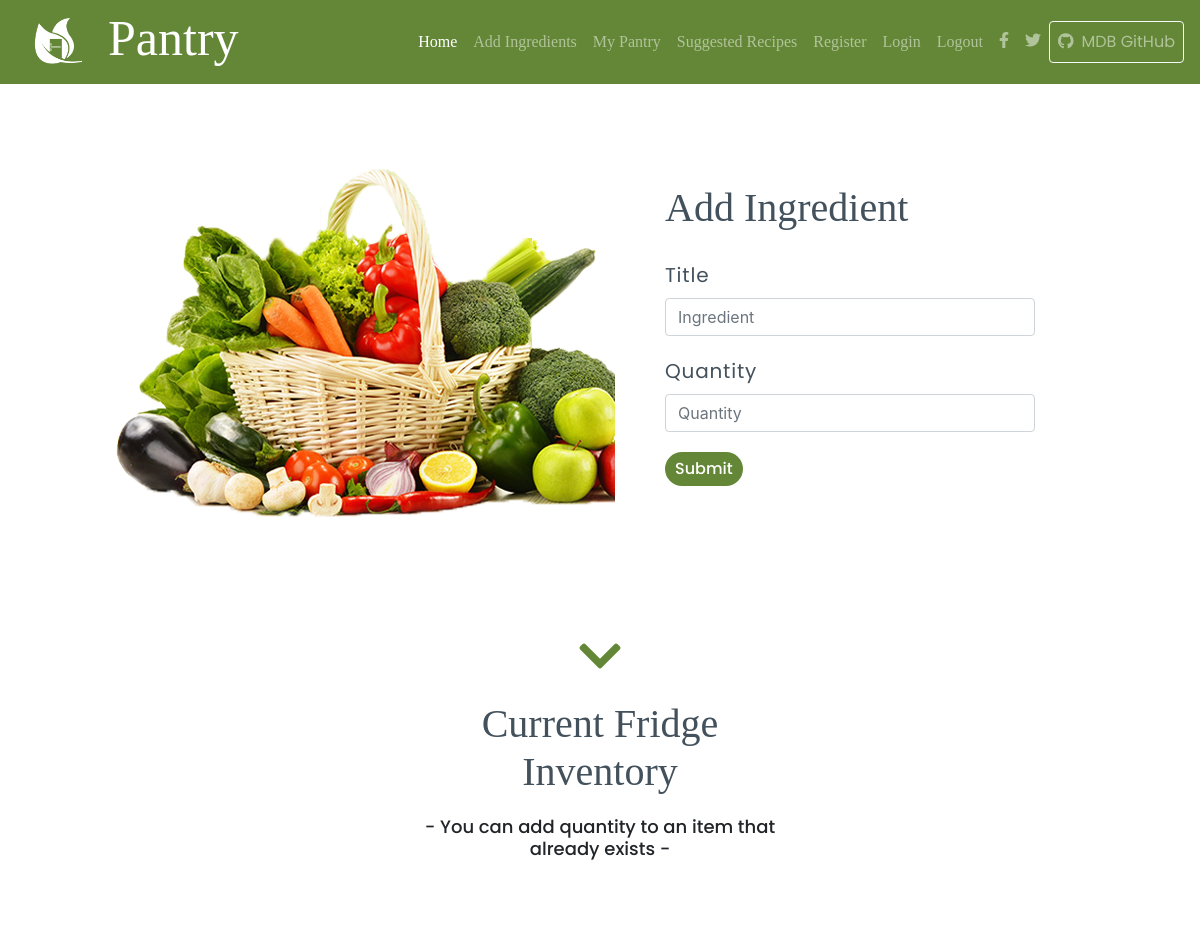
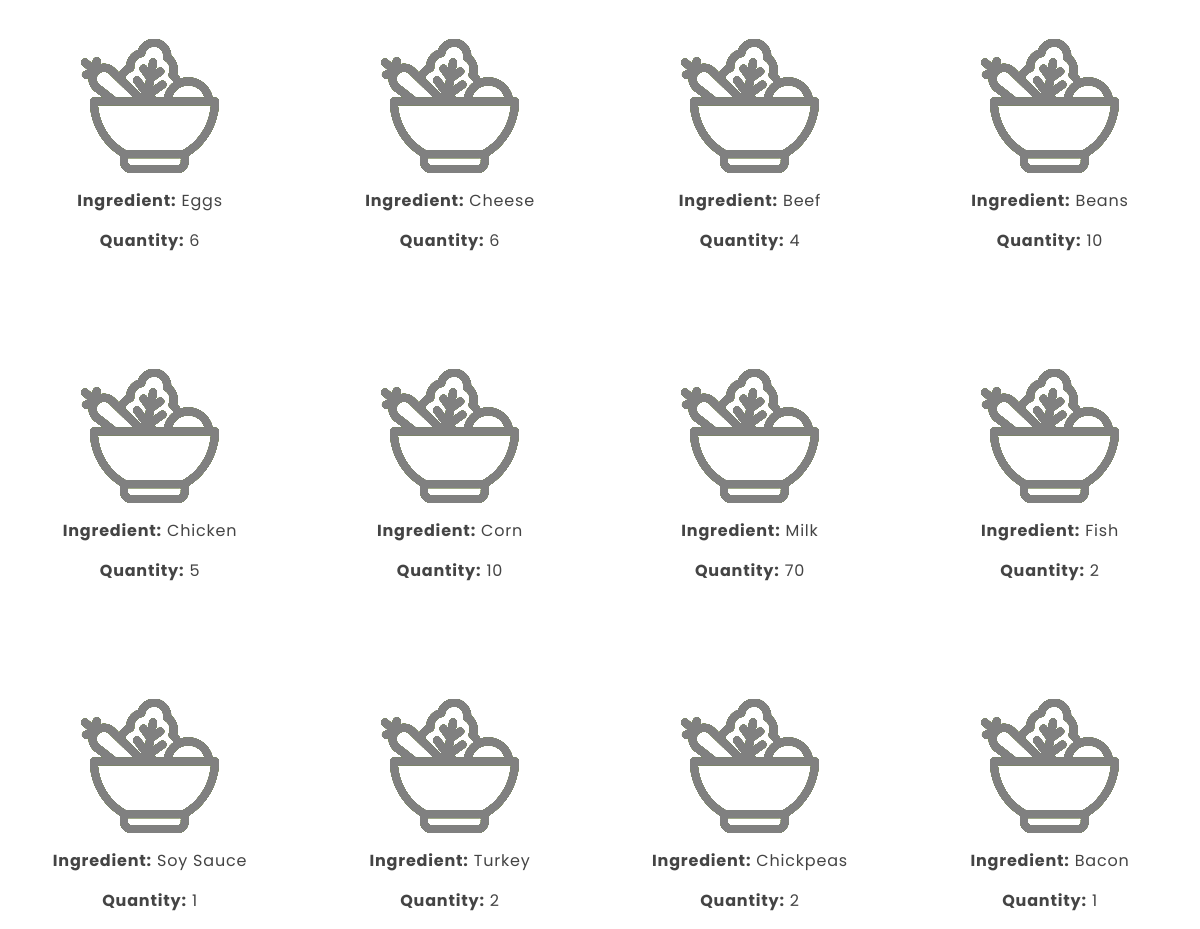
/ingredients (signed in), run on the app's committed database (2 pictures, top to bottom).
### fridge/models.py (models this page shows, shortened)
class Ingredientlist(db.Model):
    id = db.Column(db.Integer, primary_key = True)
    ingredient_col = db.Column(db.String(200))
    quantity = db.Column(db.Integer, nullable = False)
    user_id = db.Column(db.Integer, db.ForeignKey('user.id'), nullable = False)

### fridge/routes.py (the view, shortened to what this page needs)
@app.route('/ingredients', methods = ['GET', 'POST'])
@login_required
def get_ingredients():
    ingredient_form = IngredientForm()
    user_id = current_user.id
    updated_items = Ingredientlist.query.filter_by(user_id = user_id).all()
    return render_template('ingredients.html', ingredient_form = ingredient_form, updated_items = updated_items)

### fridge/forms.py
class IngredientForm(FlaskForm):
    ingredient_input = StringField("Title", validators=[DataRequired()])
    quantity = IntegerField('Quantity', validators=[DataRequired()])
    submit = SubmitField()

### fridge/models.py (called while the page is built)
@login.user_loader
def load_user(user_id):
    return User.query.get(int(user_id))

### fridge/templates/ingredients.html (shortened to what this page needs)
{% extends 'base.html' %}
{% block content %}
{% if current_user.is_authenticated %}
<div class="container-fluid ">
    <div class="row margin-top-adjust">
        <div class="col-md-1"></div>
        <div class="col-md-4 ">
            <img src="../static/images/ingredients.png" class="image-ingredient">
        </div>
        <div class="col-md-1"></div>
        <div class="col-md-5">
            <div class="form-holder">
                <h1>Add Ingredient</h1>
                <form action="" method="post">
                    <div class="form-group ">
                        <fieldset>
                            {{ ingredient_form.ingredient_input.label(class="margin-top paragraph") }}
                            {{ ingredient_form.ingredient_input(class="form-control", placeholder = "Ingredient") }}
                        </fieldset>
                        <fieldset>
                            {{ ingredient_form.quantity.label(class="margin-top paragraph") }}
                            {{ ingredient_form.quantity(class="form-control", placeholder = "Quantity") }}
                        </fieldset>
                        {{ ingredient_form.submit(class="btn btn-primary green-button margin-top") }}
                    </div>
                </form>
            </div>
        </div>
    </div>
    <div class="row">
        <div class="col-md-4"></div>
        <div class="col-md-4 center">
            <i class='fas fa-chevron-down arrow'></i>
            <h1 class="margin-top">Current Fridge Inventory</h1>
            <h3 class="subheading">- You can add quantity to an item that already exists -</h3>
        </div>
        <div class="col-md-2"></div>
    </div>
    <div class="row">
            {% for items in updated_items %}
                <div class="col-md-3 margin-top-adjust align-items">
                    <img src="../static/images/placeholder.png">
                    <p class="ingredients"><b>Ingredient:</b> {{ items.ingredient_col }}</p>
                    <p class="ingredients"><b>Quantity:</b> {{ items.quantity}}</p>
                </div>
            {% endfor %}
        </div>
    </div>
    {% else %}
    <h2>Sorry, you gotta log-in first :)</h2>
</div>
{% endif %}
{% endblock content %}

### fridge/templates/base.html (shortened to what this page needs)
<!DOCTYPE html>
<html lang="en">
<head>
<link rel="stylesheet" href="https://cdnjs.cloudflare.com/ajax/libs/twitter-bootstrap/4.5.0/css/bootstrap.min.css">
<link rel="stylesheet" href="https://cdnjs.cloudflare.com/ajax/libs/font-awesome/5.13.0/css/all.min.css">
<link rel="stylesheet" href="../static/css/main.css">
</head>
<body>
    {% include 'nav.html' %}
    {% block content %}
    {% endblock content %}
</body>
</html>

### fridge/templates/nav.html (shortened to what this page needs)
<nav class="navbar fixed-top navbar-expand-lg navbar-dark scrolling-navbar">
    <a class="nav-link" href="{{ url_for('home') }}"><div class="logo-container">
    </div></a><h1 class="logo-title">Pantry</h1>
    <div class="collapse navbar-collapse justify-right scroll-nav" id="navbarSupportedContent">
      <ul class="navbar-nav ">
        <li class="nav-item active">
          <a class="nav-link font-style" href="{{ url_for('home') }}">Home
          </a>
        </li>
        <li class="nav-item">
          <a class="nav-link font-style" href="{{ url_for('get_ingredients') }}" >Add Ingredients</a>
        </li>
        <li class="nav-item">
          <a class="nav-link font-style" href="{{ url_for('inventory') }}" >My Pantry</a>
        </li>
        <li class="nav-item">
          <a class="nav-link font-style" href="{{ url_for('recipe_list') }}" >Suggested Recipes</a>
        </li>
        <li class="nav-item">
          <a class="nav-link font-style" href="{{ url_for('register') }}" >Register</a>
        </li>
        <li class="nav-item">
          <a class="nav-link font-style" href="{{ url_for('login') }}" >Login</a>
        </li>
        <li class="nav-item">
          <a class="nav-link font-style" href="{{ url_for('logout') }}" >Logout</a>
        </li>
      </ul>
      <ul class="navbar-nav nav-flex-icons">
        <li class="nav-item">
          <a href="#" class="nav-link" target="_blank">
            <i class="fab fa-facebook-f"></i>
          </a>
        </li>
        <li class="nav-item">
          <a href="#" class="nav-link" target="_blank">
            <i class="fab fa-twitter"></i>
          </a>
        </li>
        <li class="nav-item">
          <a href="#" class="nav-link border border-light rounded"
            target="_blank">
            <i class="fab fa-github mr-2"></i>MDB GitHub
          </a>
        </li>
      </ul>
  </div>
</nav>

### fridge/static/css/main.css (style rules this page uses)
p { font-family: 'Playfair Display', serif; letter-spacing: 0.1vh; font-size: 20px; color:#43515c; }
.paragraph { font-family: 'Poppins', sans-serif; letter-spacing: 0.1vh; font-size: 20px; color:#43515c; }
.justify-right { justify-content:flex-end; }
.navbar { background-color: #638736; }
label { font-family: 'Poppins', sans-serif; }
a { font-family: 'Poppins', sans-serif; text-decoration: none !important; }
.font-style { font-family: 'Playfair Display', serif; }
.green-button { background-color: #638736; border: none; color:white; font-family: 'Poppins', sans-serif; border-radius: 20px; padding:5px 10px; font-weight: 500; }
.margin-top { margin-top: 20px; }
.margin-top-adjust { margin-top: 84px; }
.form-holder { padding:50px ; background-color: white; margin-top:50px; }
.image-ingredient { margin-top:84px; }
.align-items { text-align: center; }
.ingredients { color: #444; font-size: 16px; text-transform: capitalize; font-family: 'Poppins', sans-serif; }
h2,h1,h6 { font-family: 'Playfair Display', serif; color:#43515c; }
.logo-container { width: 50px; height:50px; background-image: url("../images/logo.png"); background-size: cover; }
.logo-title { font-size: 50px; font-family: 'Playfair Display', serif; color:white; margin-left: 10px; }
.view,body,html { height:100% }
.navbar { background-color:#638736 }
.arrow { margin-top:80px; font-size:48px; color:#638736; }
.center { text-align: center; }
.subheading { font-family: 'Poppins', sans-serif; font-size: 18px; margin-top:20px; }

### data on the page
Ingredientlist: ingredient_col "Eggs", quantity "6"
Ingredientlist: ingredient_col "Cheese", quantity "6"
Ingredientlist: ingredient_col "Beef", quantity "4"
Ingredientlist: ingredient_col "Beans", quantity "10"
Ingredientlist: ingredient_col "Chicken", quantity "5"
Ingredientlist: ingredient_col "Corn", quantity "10"
Ingredientlist: ingredient_col "Milk", quantity "70"
Ingredientlist: ingredient_col "Fish", quantity "2"
Ingredientlist: ingredient_col "Soy Sauce", quantity "1"
Ingredientlist: ingredient_col "Turkey", quantity "2"
Ingredientlist: ingredient_col "Chickpeas", quantity "2"
Ingredientlist: ingredient_col "Bacon", quantity "1"

### other printed values
{{ ingredient_form.ingredient_input.label(class="margin-top paragraph") }} "Title"
{{ ingredient_form.quantity.label(class="margin-top paragraph") }} "Quantity"
